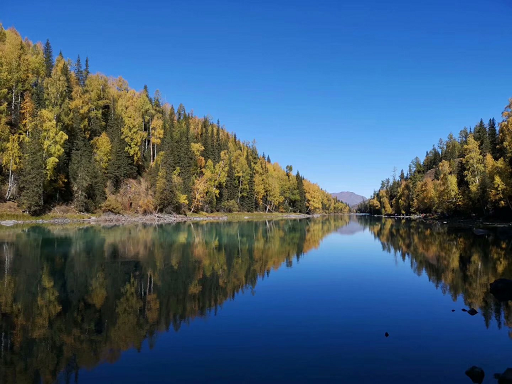
#> input picture blog33-Special-effects/scenery.png, 512 x 384 px
$ python blog33_13_gs.py
#> lines starting #> are read from the running program, lines starting #| are printed output that depends on the picture
# -*- coding: utf-8 -*-
#By:Eastmount CSDN 2020-12-22
import cv2
import numpy as np
import matplotlib.pyplot as plt

#读取图片
img = cv2.imread('scenery.png')
#> img is the input picture: shape (384, 512, 3); mean B, G, R 117.2, 91.6, 64.3
source = cv2.cvtColor(img, cv2.COLOR_BGR2RGB)

#高斯滤波
result = cv2.GaussianBlur(source, (11,11), 0)
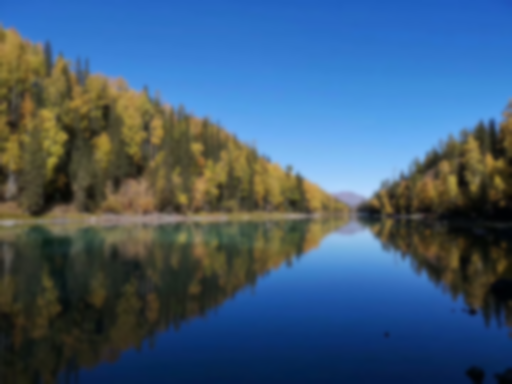
#> result: shape (384, 512, 3); mean R, G, B 64.3, 91.6, 117.2

#用来正常显示中文标签
plt.rcParams['font.sans-serif']=['SimHei']

#显示图形
titles = [u'原始图像', u'高斯滤波']
images = [source, result]
for i in range(2):
   plt.subplot(1,2,i+1), plt.imshow(images[i], 'gray')
   plt.title(titles[i])
   plt.xticks([]),plt.yticks([])
plt.show()
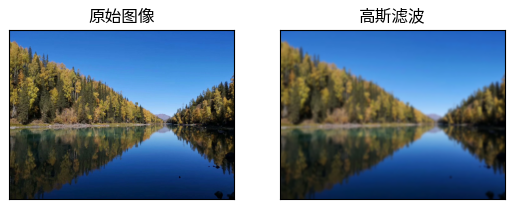
#> figure drawn by matplotlib, 2 panels

$ run again, with blog33-Special-effects/pp.png copied over blog33-Special-effects/scenery.png
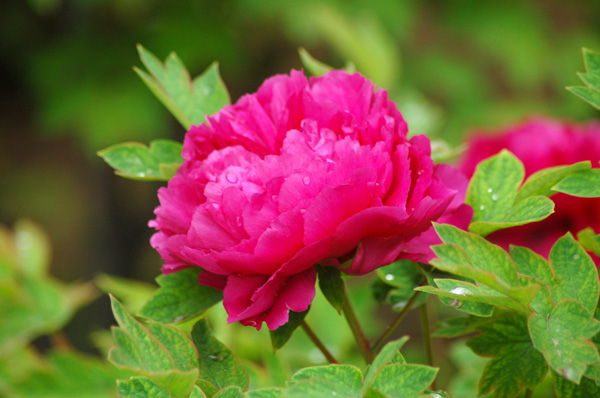
#> input picture blog33-Special-effects/pp.png, 600 x 398 px
#> img is the input picture: shape (398, 600, 3); mean B, G, R 56.8, 94.7, 121.2
#> `result = cv2.GaussianBlur(source, (11,11), 0)`:
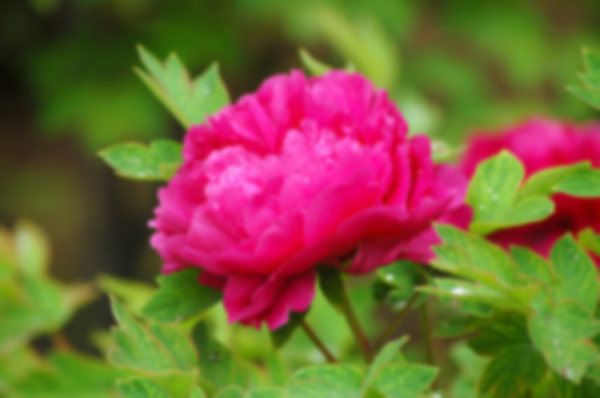
#> result: shape (398, 600, 3); mean R, G, B 121.2, 94.7, 56.8
#> `plt.show()`:
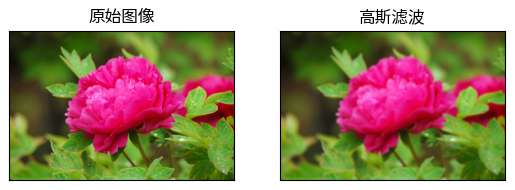
#> figure drawn by matplotlib, 2 panels

$ run again, with blog33-Special-effects/table.png copied over blog33-Special-effects/scenery.png
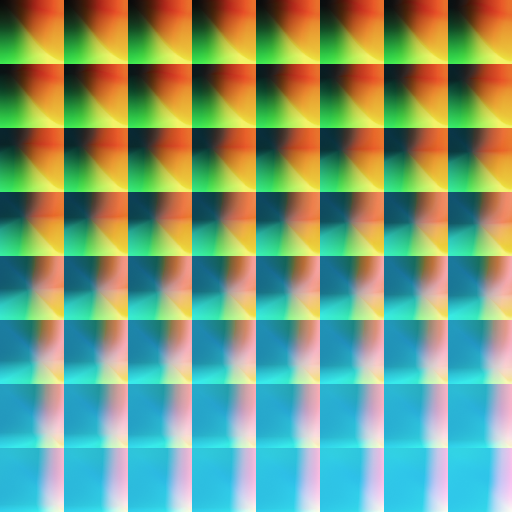
#> input picture blog33-Special-effects/table.png, 512 x 512 px
#> img is the input picture: shape (512, 512, 3); mean B, G, R 124.1, 155.3, 119.5
#> `result = cv2.GaussianBlur(source, (11,11), 0)`:
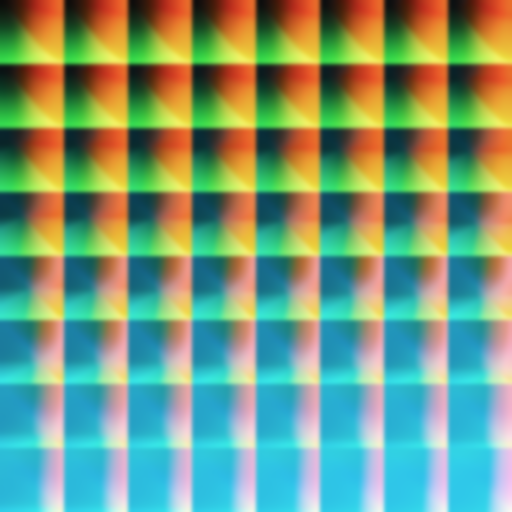
#> result: shape (512, 512, 3); mean R, G, B 119.5, 155.3, 124.1
#> `plt.show()`:
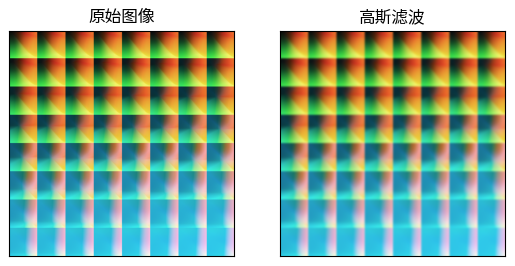
#> figure drawn by matplotlib, 2 panels
